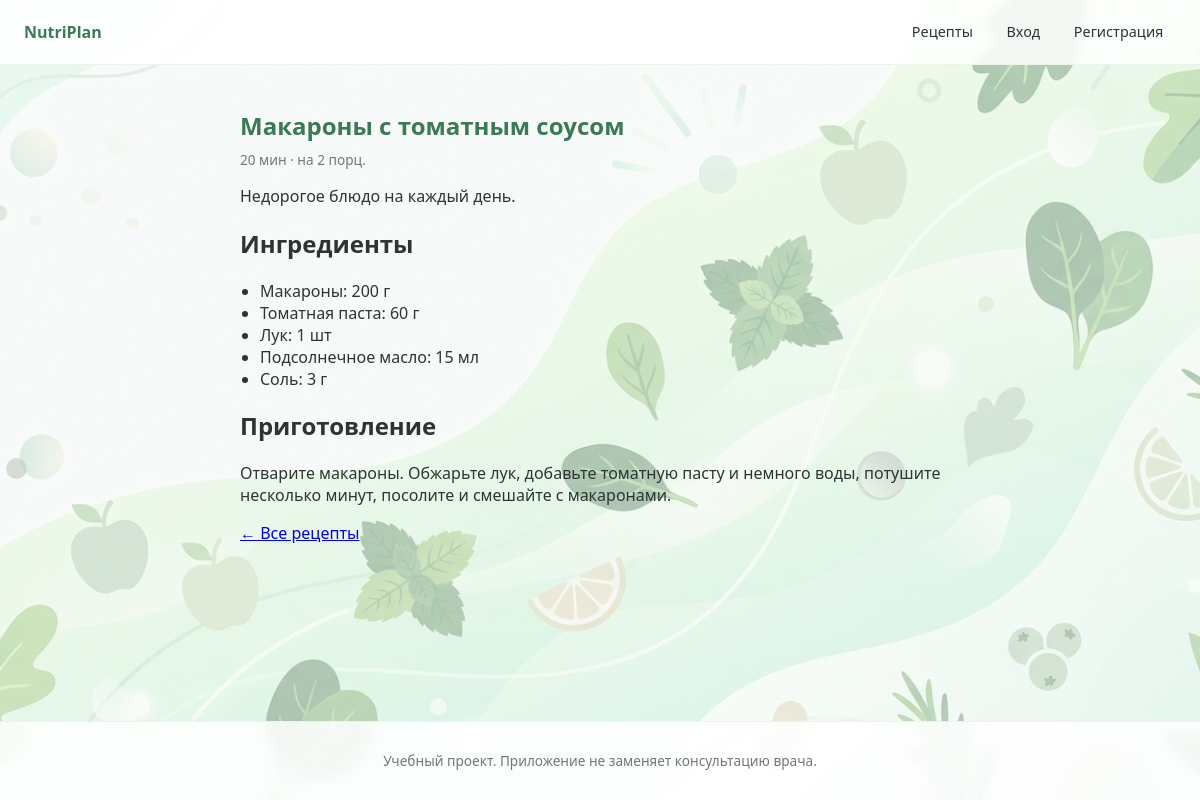
The page /recipes/9/ on the database its author committed.
### recipes/models.py (models this page shows, shortened)
class Recipe(models.Model):
    title = models.CharField('Название', max_length=200)
    description = models.TextField('Описание', blank=True)
    instructions = models.TextField('Инструкция')
    prep_time = models.PositiveSmallIntegerField('Время приготовления, мин')
    servings = models.PositiveSmallIntegerField(
        'Порций в рецепте',
        default=1,
        validators=[MinValueValidator(1)],
    )
    ingredients = models.ManyToManyField(
        Ingredient,
        through='RecipeIngredient',
        related_name='recipes',
    )
    class Meta:
        ordering = ['title']
        verbose_name = 'Рецепт'
        verbose_name_plural = 'Рецепты'

class RecipeIngredient(models.Model):
    recipe = models.ForeignKey(Recipe, on_delete=models.CASCADE, related_name='items')
    ingredient = models.ForeignKey(Ingredient, on_delete=models.PROTECT)
    quantity = models.DecimalField(
        'Количество',
        max_digits=8,
        decimal_places=2,
        validators=[MinValueValidator(0.01)],
    )
    class Meta:
        verbose_name = 'Ингредиент рецепта'
        verbose_name_plural = 'Ингредиенты рецепта'
        constraints = [
            models.UniqueConstraint(
                fields=['recipe', 'ingredient'],
                name='unique_ingredient_per_recipe',
            ),
        ]

class Ingredient(models.Model):
    UNIT_CHOICES = [
        ('g', 'г'),
        ('ml', 'мл'),
        ('pcs', 'шт'),
    ]
    name = models.CharField('Название', max_length=100, unique=True)
    unit = models.CharField('Единица измерения', max_length=3, choices=UNIT_CHOICES, default='g')
    category = models.CharField('Категория', max_length=50, blank=True)
    class Meta:
        ordering = ['name']
        verbose_name = 'Ингредиент'
        verbose_name_plural = 'Ингредиенты'

### recipes/views.py (the view)
# urls.py: path('<int:pk>/', views.recipe_detail, name='detail'),
def recipe_detail(request, pk):
    recipe = get_object_or_404(
        Recipe.objects.prefetch_related('items__ingredient'),
        pk=pk,
    )
    return render(request, 'recipes/recipe_detail.html', {'recipe': recipe})

### templates/recipes/recipe_detail.html (shortened to what this page needs)
{% extends 'base.html' %}
{% block content %}
<article class="recipe">
    <h1>{{ recipe.title }}</h1>
    <p class="meta">{{ recipe.prep_time }} мин · на {{ recipe.servings }} порц.</p>
    {% if recipe.description %}<p>{{ recipe.description }}</p>{% endif %}
    <h2>Ингредиенты</h2>
    <ul class="ingredients">
        {% for item in recipe.items.all %}
        <li>{{ item.ingredient.name }}: {{ item.quantity|floatformat:"-2" }} {{ item.ingredient.get_unit_display }}</li>
        {% endfor %}
    </ul>
    <h2>Приготовление</h2>
    {{ recipe.instructions|linebreaks }}
    <p><a href="{% url 'recipes:list' %}">← Все рецепты</a></p>
</article>
{% endblock %}

### static/css/style.css (style rules this page uses)
:root { --primary: #3b7a57; --primary-soft: #eef4f0; --surface: #fff; --border: #edf2ef; --text: #2c3531; --muted: #707973; --radius: 12px; }
*, *::before, *::after { box-sizing: border-box; }
body { margin: 0; min-height: 100vh; display: flex; flex-direction: column; font-family: system-ui, sans-serif; color: var(--text); }
body::before { content: ""; position: fixed; inset: 0; z-index: -1; background: linear-gradient(rgba(249, 251, 249, 0.55), rgba(249, 251, 249, 0.55)), url("../img/background.jpg") center / cover no-repeat; }
.meta { margin: 0.5rem 0 0; font-size: 0.85rem; color: var(--muted); }
.recipe { max-width: 720px; margin: 0 auto; }
.recipe h1 { margin-bottom: 0.25rem; color: var(--primary); }
.ingredients { padding-left: 1.25rem; }

### rows shown on the page
Recipe: title "Макароны с томатным соусом", prep_time "20", servings "2", description "Недорогое блюдо на каждый день.", instructions "Отварите макароны. Обжарьте лук, добавьте томатную пасту и немного воды, потушите несколько минут, посолите и смешайте с макаронами."
RecipeIngredient: ingredient.name "Макароны", quantity "200", ingredient.unit "г"
RecipeIngredient: ingredient.name "Томатная паста", quantity "60", ingredient.unit "г"
RecipeIngredient: ingredient.name "Лук", quantity "1", ingredient.unit "шт"
RecipeIngredient: ingredient.name "Подсолнечное масло", quantity "15", ingredient.unit "мл"
RecipeIngredient: ingredient.name "Соль", quantity "3", ingredient.unit "г"
